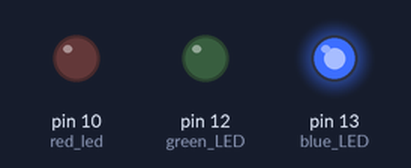
Recording of a sketch running on a simulated Arduino Uno, built with avr-gcc and run on an emulated ATmega328P. Shown: output pins drawn as LEDs (lit = HIGH).

Above: at 0.16 s.
At 1.4 s:
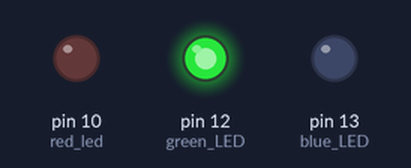
At 1.9 s:
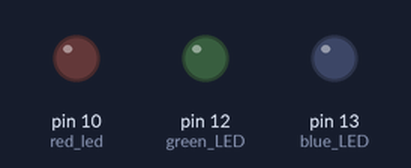
At 9.9 s:
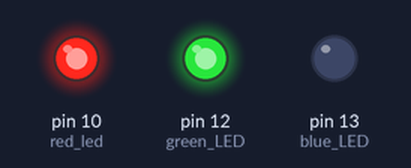
At 20.2 s:
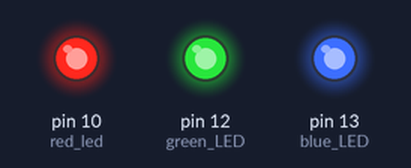
At 38.7 s:
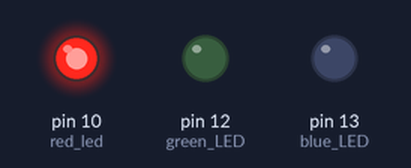
Timing chart, 0 to 40.0 s (numbered marks = the images above):
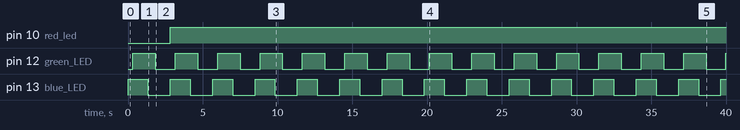

Measured:
- by itself, pin 10 (red_led): LOW → HIGH at 2.8 s
- by itself, pin 12 (green_LED): alternates HIGH for 1.5 s and LOW for 1.3 s
- by itself, pin 13 (blue_LED): alternates HIGH for 1.3 s and LOW for 1.5 s

The sketch:

MyBlinkingLight02.ino
```cpp
void setup() {
  // put your setup code here, to run once:

pinMode(13, OUTPUT); //blue LED
pinMode(12, OUTPUT); //green LED
pinMode(10, OUTPUT); // red led
}

void loop() {
  // put your main code here, to run repeatedly:

digitalWrite(13, 1);
delay(1000/3);
digitalWrite(12, 1);
delay(1000);
digitalWrite(13, 0);
delay(1000/2);
digitalWrite(12, 0);
delay(1000);
digitalWrite(10, 1);


}
```
